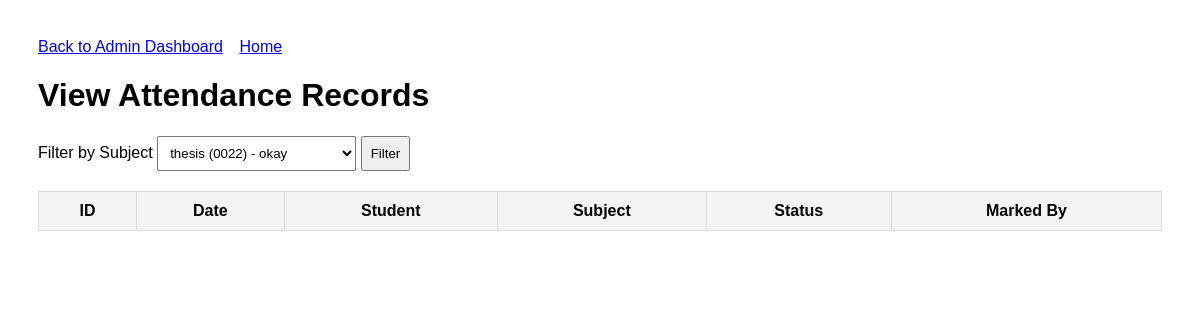
Before: /view_attendance_admin.php?subject_id=3 (signed in) with the older database file.
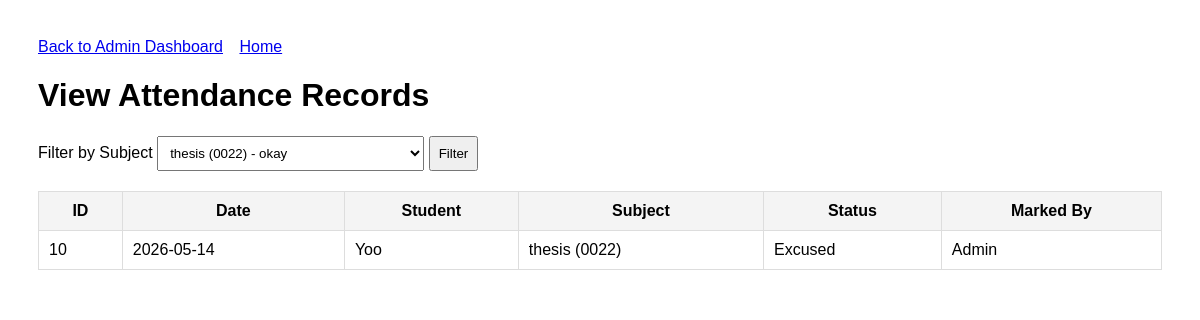
After: the same page with the newer database file.
### tables this page shows
CREATE TABLE `attendance` (
  `id` int(11) NOT NULL,
  `student_id` int(11) NOT NULL,
  `subject_id` int(11) NOT NULL,
  `attendance_date` date NOT NULL,
  `status` enum('present','absent','late','excused') NOT NULL DEFAULT 'present',
  `marked_by` int(11) DEFAULT NULL,
  `created_at` timestamp NOT NULL DEFAULT current_timestamp()
);

CREATE TABLE `users` (
  `id` int(11) NOT NULL COMMENT 'Unique ID for each user',
  `username` varchar(50) NOT NULL COMMENT 'User''s login name',
  `password` varchar(255) NOT NULL COMMENT 'User''s password',
  `name` varchar(100) DEFAULT NULL COMMENT 'User''s first name',
  `surname` varchar(100) DEFAULT NULL COMMENT 'User''s last name',
  `birth_year` year(4) DEFAULT NULL COMMENT 'User''s year of birth',
  `description` text DEFAULT NULL COMMENT 'A long text about the user',
  `photo` varchar(255) DEFAULT NULL COMMENT 'The file path of the user''s photo',
  `role` enum('student','teacher') NOT NULL DEFAULT 'student'
);

CREATE TABLE `subjects` (
  `id` int(11) NOT NULL,
  `subject_name` varchar(100) NOT NULL,
  `subject_code` varchar(20) DEFAULT NULL,
  `teacher_id` int(11) NOT NULL,
  `created_at` timestamp NOT NULL DEFAULT current_timestamp()
);

### view_attendance_admin.php (the view, shortened to what this page needs)
<?php
require_once 'config.php';
$subject_id = (int)($_GET["subject_id"] ?? 0);
$subjects = [];
$sql = "SELECT s.id, s.subject_name, s.subject_code, u.username AS teacher_username
        FROM subjects s
        JOIN users u ON u.id = s.teacher_id
        ORDER BY s.subject_name ASC";
$res = $conn->query($sql);
while ($row = $res->fetch_assoc()) {
    $subjects[] = $row;
}
if ($subject_id > 0) {
    $stmt = $conn->prepare(
        "SELECT a.id, a.attendance_date, a.status,
                st.username AS student_username,
                s.subject_name, s.subject_code,
                m.username AS marked_by_username
         FROM attendance a
         JOIN users st ON st.id = a.student_id
         JOIN subjects s ON s.id = a.subject_id
         LEFT JOIN users m ON m.id = a.marked_by
         WHERE a.subject_id = ?
         ORDER BY a.attendance_date DESC, st.username ASC"
    );
    $stmt->bind_param("i", $subject_id);
}
$stmt->execute();
$attendance = $stmt->get_result();
?>
<!DOCTYPE html>
<html lang="en">
<head>
</head>
<body>
    <div class="top">
        <a href="admin_dashboard.php">Back to Admin Dashboard</a>
        <a href="index.php">Home</a>
    </div>
    <h1>View Attendance Records</h1>
    <form method="get">
        <label>Filter by Subject</label>
        <select name="subject_id">
            <?php foreach ($subjects as $s): ?>
                <option value="<?php echo (int)$s['id']; ?>" <?php echo ((int)$s['id'] === $subject_id) ? 'selected' : ''; ?>>
                    <?php
                    echo htmlspecialchars(
                        $s['subject_name'] .
                        (!empty($s['subject_code']) ? " ({$s['subject_code']})" : "") .
                        " - " . $s['teacher_username']
                    );
                    ?>
                </option>
            <?php endforeach; ?>
        </select>
        <button type="submit">Filter</button>
    </form>
    <table>
        <tr>
            <th>ID</th>
            <th>Date</th>
            <th>Student</th>
            <th>Subject</th>
            <th>Status</th>
            <th>Marked By</th>
        </tr>
        <?php while ($row = $attendance->fetch_assoc()): ?>
        <tr>
            <td><?php echo (int)$row['id']; ?></td>
            <td><?php echo htmlspecialchars($row['attendance_date']); ?></td>
            <td><?php echo htmlspecialchars($row['student_username']); ?></td>
            <td>
                <?php
                echo htmlspecialchars(
                    $row['subject_name'] .
                    (!empty($row['subject_code']) ? " ({$row['subject_code']})" : "")
                );
                ?>
            </td>
            <td><?php echo htmlspecialchars(ucfirst($row['status'])); ?></td>
            <td><?php echo htmlspecialchars($row['marked_by_username'] ?? 'Admin'); ?></td>
        </tr>
        <?php endwhile; ?>
    </table>
</body>
</html>

Changed rows visible on the page:
added attendance: id "10", attendance_date "2026-05-14", student.username "Yoo", subject.subject_code "thesis (0022)", status "Excused", marked_by_username "Admin"
